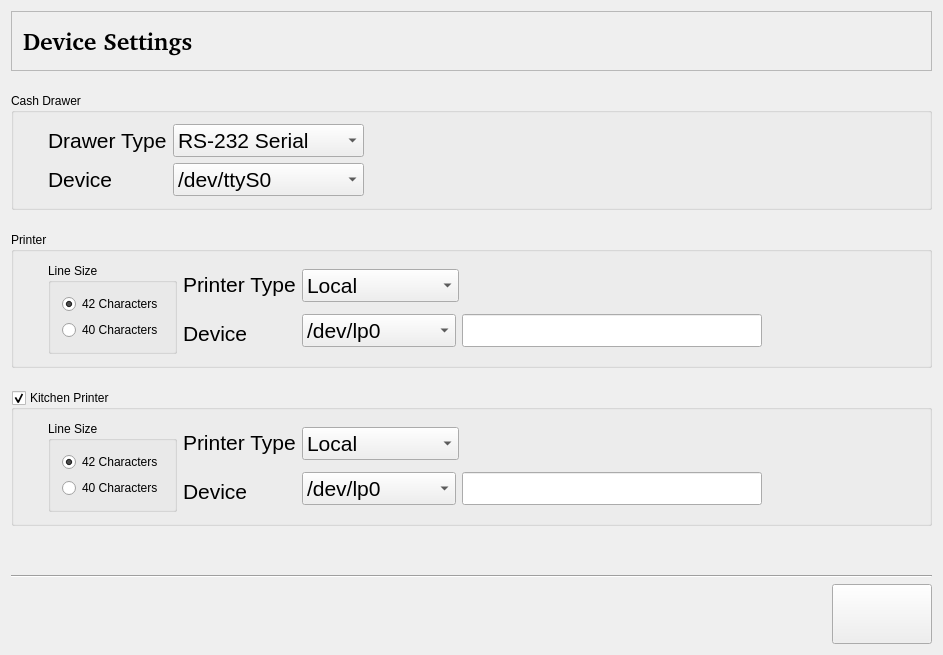
<?xml version="1.0" encoding="UTF-8"?>
<ui version="4.0">
 <class>DeviceConfigWidgetBase</class>
 <widget class="QWidget" name="DeviceConfigWidgetBase">
  <property name="geometry">
   <rect>
    <x>0</x>
    <y>0</y>
    <width>943</width>
    <height>655</height>
   </rect>
  </property>
  <property name="windowTitle">
   <string>Form1</string>
  </property>
  <layout class="QVBoxLayout">
   <item>
    <widget class="QFrame" name="Frame3">
     <property name="minimumSize">
      <size>
       <width>0</width>
       <height>60</height>
      </size>
     </property>
     <property name="maximumSize">
      <size>
       <width>32567</width>
       <height>60</height>
      </size>
     </property>
     <property name="frameShape">
      <enum>QFrame::StyledPanel</enum>
     </property>
     <property name="frameShadow">
      <enum>QFrame::Raised</enum>
     </property>
     <property name="lineWidth">
      <number>2</number>
     </property>
     <layout class="QHBoxLayout">
      <property name="spacing">
       <number>6</number>
      </property>
      <property name="leftMargin">
       <number>11</number>
      </property>
      <property name="topMargin">
       <number>11</number>
      </property>
      <property name="rightMargin">
       <number>11</number>
      </property>
      <property name="bottomMargin">
       <number>11</number>
      </property>
      <item>
       <widget class="QLabel" name="title">
        <property name="font">
         <font>
          <family>Nimbus Sans l [Urw]</family>
          <pointsize>18</pointsize>
          <weight>75</weight>
          <bold>true</bold>
         </font>
        </property>
        <property name="text">
         <string>Device Settings</string>
        </property>
        <property name="wordWrap">
         <bool>false</bool>
        </property>
       </widget>
      </item>
      <item>
       <spacer name="Spacer3">
        <property name="orientation">
         <enum>Qt::Horizontal</enum>
        </property>
        <property name="sizeType">
         <enum>QSizePolicy::Expanding</enum>
        </property>
        <property name="sizeHint" stdset="0">
         <size>
          <width>181</width>
          <height>0</height>
         </size>
        </property>
       </spacer>
      </item>
     </layout>
    </widget>
   </item>
   <item>
    <spacer name="spacer106_2">
     <property name="orientation">
      <enum>Qt::Vertical</enum>
     </property>
     <property name="sizeType">
      <enum>QSizePolicy::Fixed</enum>
     </property>
     <property name="sizeHint" stdset="0">
      <size>
       <width>20</width>
       <height>16</height>
      </size>
     </property>
    </spacer>
   </item>
   <item>
    <layout class="QVBoxLayout">
     <item>
      <widget class="QGroupBox" name="cashbox_groupbox">
       <property name="title">
        <string>Cash Drawer</string>
       </property>
       <layout class="QHBoxLayout">
        <item>
         <spacer name="spacer10">
          <property name="orientation">
           <enum>Qt::Horizontal</enum>
          </property>
          <property name="sizeType">
           <enum>QSizePolicy::Fixed</enum>
          </property>
          <property name="sizeHint" stdset="0">
           <size>
            <width>10</width>
            <height>20</height>
           </size>
          </property>
         </spacer>
        </item>
        <item>
         <widget class="QLabel" name="cashbox_icon">
          <property name="sizePolicy">
           <sizepolicy hsizetype="Minimum" vsizetype="Preferred">
            <horstretch>0</horstretch>
            <verstretch>0</verstretch>
           </sizepolicy>
          </property>
          <property name="text">
           <string/>
          </property>
          <property name="pixmap">
           <pixmap>image0</pixmap>
          </property>
          <property name="wordWrap">
           <bool>false</bool>
          </property>
         </widget>
        </item>
        <item>
         <layout class="QVBoxLayout">
          <item>
           <widget class="QLabel" name="textLabel2">
            <property name="font">
             <font>
              <pointsize>16</pointsize>
             </font>
            </property>
            <property name="text">
             <string>Drawer Type</string>
            </property>
            <property name="wordWrap">
             <bool>false</bool>
            </property>
           </widget>
          </item>
          <item>
           <widget class="QLabel" name="textLabel2_2">
            <property name="font">
             <font>
              <pointsize>16</pointsize>
             </font>
            </property>
            <property name="text">
             <string>Device</string>
            </property>
            <property name="wordWrap">
             <bool>false</bool>
            </property>
           </widget>
          </item>
         </layout>
        </item>
        <item>
         <layout class="QVBoxLayout">
          <item>
           <widget class="QComboBox" name="cashbox_type_combobox">
            <property name="font">
             <font>
              <pointsize>16</pointsize>
             </font>
            </property>
            <item>
             <property name="text">
              <string>RS-232 Serial</string>
             </property>
            </item>
            <item>
             <property name="text">
              <string>ESC/POS Printer</string>
             </property>
            </item>
           </widget>
          </item>
          <item>
           <widget class="QComboBox" name="cashbox_device_combobox">
            <property name="font">
             <font>
              <pointsize>16</pointsize>
             </font>
            </property>
            <item>
             <property name="text">
              <string>/dev/ttyS0</string>
             </property>
            </item>
            <item>
             <property name="text">
              <string>/dev/ttyS1</string>
             </property>
            </item>
            <item>
             <property name="text">
              <string>/dev/ttyS2</string>
             </property>
            </item>
            <item>
             <property name="text">
              <string>/dev/ttyS3</string>
             </property>
            </item>
            <item>
             <property name="text">
              <string>/dev/lp0</string>
             </property>
            </item>
            <item>
             <property name="text">
              <string>/dev/lp1</string>
             </property>
            </item>
            <item>
             <property name="text">
              <string>/dev/ttyUSB0</string>
             </property>
            </item>
            <item>
             <property name="text">
              <string>/dev/ttyUSB1</string>
             </property>
            </item>
            <item>
             <property name="text">
              <string>/dev/ttyUSB2</string>
             </property>
            </item>
            <item>
             <property name="text">
              <string>/dev/ttyUSB3</string>
             </property>
            </item>
           </widget>
          </item>
         </layout>
        </item>
        <item>
         <spacer name="spacer9">
          <property name="orientation">
           <enum>Qt::Horizontal</enum>
          </property>
          <property name="sizeType">
           <enum>QSizePolicy::Expanding</enum>
          </property>
          <property name="sizeHint" stdset="0">
           <size>
            <width>101</width>
            <height>20</height>
           </size>
          </property>
         </spacer>
        </item>
       </layout>
      </widget>
     </item>
     <item>
      <spacer name="spacer106_2_2">
       <property name="orientation">
        <enum>Qt::Vertical</enum>
       </property>
       <property name="sizeType">
        <enum>QSizePolicy::Fixed</enum>
       </property>
       <property name="sizeHint" stdset="0">
        <size>
         <width>20</width>
         <height>16</height>
        </size>
       </property>
      </spacer>
     </item>
     <item>
      <widget class="QGroupBox" name="printer_groupbox">
       <property name="title">
        <string>Printer</string>
       </property>
       <layout class="QHBoxLayout">
        <item>
         <spacer name="spacer10_2">
          <property name="orientation">
           <enum>Qt::Horizontal</enum>
          </property>
          <property name="sizeType">
           <enum>QSizePolicy::Fixed</enum>
          </property>
          <property name="sizeHint" stdset="0">
           <size>
            <width>10</width>
            <height>20</height>
           </size>
          </property>
         </spacer>
        </item>
        <item>
         <widget class="QLabel" name="printer_icon">
          <property name="text">
           <string/>
          </property>
          <property name="pixmap">
           <pixmap>image1</pixmap>
          </property>
          <property name="wordWrap">
           <bool>false</bool>
          </property>
         </widget>
        </item>
        <item>
         <widget class="QGroupBox" name="printer_chars_groupbox">
          <property name="title">
           <string>Line Size</string>
          </property>
          <property name="exclusive" stdset="0">
           <bool>true</bool>
          </property>
          <layout class="QVBoxLayout">
           <item>
            <widget class="QRadioButton" name="printer_length_42_radiobutton">
             <property name="text">
              <string>42 Characters</string>
             </property>
             <property name="checked">
              <bool>true</bool>
             </property>
            </widget>
           </item>
           <item>
            <widget class="QRadioButton" name="printer_length_40_radiobutton">
             <property name="text">
              <string>40 Characters</string>
             </property>
            </widget>
           </item>
          </layout>
         </widget>
        </item>
        <item>
         <layout class="QVBoxLayout">
          <item>
           <widget class="QLabel" name="textLabel2_3">
            <property name="font">
             <font>
              <pointsize>16</pointsize>
             </font>
            </property>
            <property name="text">
             <string>Printer Type</string>
            </property>
            <property name="wordWrap">
             <bool>false</bool>
            </property>
           </widget>
          </item>
          <item>
           <widget class="QLabel" name="textLabel2_2_2">
            <property name="font">
             <font>
              <pointsize>16</pointsize>
             </font>
            </property>
            <property name="text">
             <string>Device</string>
            </property>
            <property name="wordWrap">
             <bool>false</bool>
            </property>
           </widget>
          </item>
         </layout>
        </item>
        <item>
         <layout class="QVBoxLayout">
          <item>
           <layout class="QHBoxLayout">
            <item>
             <widget class="QComboBox" name="printer_type_combobox">
              <property name="font">
               <font>
                <pointsize>16</pointsize>
               </font>
              </property>
              <item>
               <property name="text">
                <string>Local</string>
               </property>
              </item>
              <item>
               <property name="text">
                <string>Remote (IPP)</string>
               </property>
              </item>
             </widget>
            </item>
            <item>
             <spacer name="spacer15">
              <property name="orientation">
               <enum>Qt::Horizontal</enum>
              </property>
              <property name="sizeType">
               <enum>QSizePolicy::Expanding</enum>
              </property>
              <property name="sizeHint" stdset="0">
               <size>
                <width>271</width>
                <height>20</height>
               </size>
              </property>
             </spacer>
            </item>
           </layout>
          </item>
          <item>
           <layout class="QHBoxLayout">
            <item>
             <widget class="QComboBox" name="printer_device_combobox">
              <property name="maximumSize">
               <size>
                <width>250</width>
                <height>32767</height>
               </size>
              </property>
              <property name="font">
               <font>
                <pointsize>16</pointsize>
               </font>
              </property>
              <property name="editable">
               <bool>false</bool>
              </property>
              <item>
               <property name="text">
                <string>/dev/lp0</string>
               </property>
              </item>
              <item>
               <property name="text">
                <string>/dev/lp1</string>
               </property>
              </item>
              <item>
               <property name="text">
                <string>/dev/ttyS0</string>
               </property>
              </item>
              <item>
               <property name="text">
                <string>/dev/ttyS1</string>
               </property>
              </item>
              <item>
               <property name="text">
                <string>/dev/ttyS2</string>
               </property>
              </item>
              <item>
               <property name="text">
                <string>/dev/ttyS3</string>
               </property>
              </item>
              <item>
               <property name="text">
                <string>/dev/ttyUSB0</string>
               </property>
              </item>
              <item>
               <property name="text">
                <string>/dev/ttyUSB1</string>
               </property>
              </item>
              <item>
               <property name="text">
                <string>/dev/ttyUSB2</string>
               </property>
              </item>
              <item>
               <property name="text">
                <string>/dev/ttyUSB3</string>
               </property>
              </item>
             </widget>
            </item>
            <item>
             <widget class="QLineEdit" name="printer_lineedit">
              <property name="minimumSize">
               <size>
                <width>300</width>
                <height>0</height>
               </size>
              </property>
              <property name="font">
               <font>
                <pointsize>16</pointsize>
               </font>
              </property>
             </widget>
            </item>
            <item>
             <spacer name="spacer9_2_2">
              <property name="orientation">
               <enum>Qt::Horizontal</enum>
              </property>
              <property name="sizeType">
               <enum>QSizePolicy::Expanding</enum>
              </property>
              <property name="sizeHint" stdset="0">
               <size>
                <width>1</width>
                <height>20</height>
               </size>
              </property>
             </spacer>
            </item>
           </layout>
          </item>
         </layout>
        </item>
        <item>
         <spacer name="spacer9_2">
          <property name="orientation">
           <enum>Qt::Horizontal</enum>
          </property>
          <property name="sizeType">
           <enum>QSizePolicy::Expanding</enum>
          </property>
          <property name="sizeHint" stdset="0">
           <size>
            <width>16</width>
            <height>20</height>
           </size>
          </property>
         </spacer>
        </item>
       </layout>
      </widget>
     </item>
     <item>
      <spacer name="spacer106_2_3">
       <property name="orientation">
        <enum>Qt::Vertical</enum>
       </property>
       <property name="sizeType">
        <enum>QSizePolicy::Fixed</enum>
       </property>
       <property name="sizeHint" stdset="0">
        <size>
         <width>20</width>
         <height>16</height>
        </size>
       </property>
      </spacer>
     </item>
     <item>
      <widget class="QGroupBox" name="kitchen_groupbox">
       <property name="title">
        <string>Kitchen Printer</string>
       </property>
       <property name="checkable">
        <bool>true</bool>
       </property>
       <layout class="QHBoxLayout">
        <item>
         <spacer name="spacer10_2_2">
          <property name="orientation">
           <enum>Qt::Horizontal</enum>
          </property>
          <property name="sizeType">
           <enum>QSizePolicy::Fixed</enum>
          </property>
          <property name="sizeHint" stdset="0">
           <size>
            <width>10</width>
            <height>20</height>
           </size>
          </property>
         </spacer>
        </item>
        <item>
         <widget class="QLabel" name="kitchen_icon">
          <property name="text">
           <string/>
          </property>
          <property name="pixmap">
           <pixmap>image1</pixmap>
          </property>
          <property name="wordWrap">
           <bool>false</bool>
          </property>
         </widget>
        </item>
        <item>
         <widget class="QGroupBox" name="kitchen_chars_groupbox">
          <property name="title">
           <string>Line Size</string>
          </property>
          <property name="exclusive" stdset="0">
           <bool>true</bool>
          </property>
          <layout class="QVBoxLayout">
           <item>
            <widget class="QRadioButton" name="kitchen_length_42_radiobutton">
             <property name="text">
              <string>42 Characters</string>
             </property>
             <property name="checked">
              <bool>true</bool>
             </property>
            </widget>
           </item>
           <item>
            <widget class="QRadioButton" name="kitchen_length_40_radiobutton">
             <property name="text">
              <string>40 Characters</string>
             </property>
            </widget>
           </item>
          </layout>
         </widget>
        </item>
        <item>
         <layout class="QVBoxLayout">
          <item>
           <widget class="QLabel" name="textLabel2_3_2">
            <property name="font">
             <font>
              <pointsize>16</pointsize>
             </font>
            </property>
            <property name="text">
             <string>Printer Type</string>
            </property>
            <property name="wordWrap">
             <bool>false</bool>
            </property>
           </widget>
          </item>
          <item>
           <widget class="QLabel" name="textLabel2_2_2_2">
            <property name="font">
             <font>
              <pointsize>16</pointsize>
             </font>
            </property>
            <property name="text">
             <string>Device</string>
            </property>
            <property name="wordWrap">
             <bool>false</bool>
            </property>
           </widget>
          </item>
         </layout>
        </item>
        <item>
         <layout class="QVBoxLayout">
          <item>
           <layout class="QHBoxLayout">
            <item>
             <widget class="QComboBox" name="kitchen_type_combobox">
              <property name="font">
               <font>
                <pointsize>16</pointsize>
               </font>
              </property>
              <item>
               <property name="text">
                <string>Local</string>
               </property>
              </item>
              <item>
               <property name="text">
                <string>Remote (IPP)</string>
               </property>
              </item>
             </widget>
            </item>
            <item>
             <spacer name="spacer16">
              <property name="orientation">
               <enum>Qt::Horizontal</enum>
              </property>
              <property name="sizeType">
               <enum>QSizePolicy::Expanding</enum>
              </property>
              <property name="sizeHint" stdset="0">
               <size>
                <width>261</width>
                <height>20</height>
               </size>
              </property>
             </spacer>
            </item>
           </layout>
          </item>
          <item>
           <layout class="QHBoxLayout">
            <item>
             <widget class="QComboBox" name="kitchen_device_combobox">
              <property name="maximumSize">
               <size>
                <width>250</width>
                <height>32767</height>
               </size>
              </property>
              <property name="font">
               <font>
                <pointsize>16</pointsize>
               </font>
              </property>
              <property name="editable">
               <bool>false</bool>
              </property>
              <item>
               <property name="text">
                <string>/dev/lp0</string>
               </property>
              </item>
              <item>
               <property name="text">
                <string>/dev/lp1</string>
               </property>
              </item>
              <item>
               <property name="text">
                <string>/dev/ttyS0</string>
               </property>
              </item>
              <item>
               <property name="text">
                <string>/dev/ttyS1</string>
               </property>
              </item>
              <item>
               <property name="text">
                <string>/dev/ttyS2</string>
               </property>
              </item>
              <item>
               <property name="text">
                <string>/dev/ttyS3</string>
               </property>
              </item>
              <item>
               <property name="text">
                <string>/dev/ttyUSB0</string>
               </property>
              </item>
              <item>
               <property name="text">
                <string>/dev/ttyUSB1</string>
               </property>
              </item>
              <item>
               <property name="text">
                <string>/dev/ttyUSB2</string>
               </property>
              </item>
              <item>
               <property name="text">
                <string>/dev/ttyUSB3</string>
               </property>
              </item>
             </widget>
            </item>
            <item>
             <widget class="QLineEdit" name="kitchen_lineedit">
              <property name="minimumSize">
               <size>
                <width>300</width>
                <height>0</height>
               </size>
              </property>
              <property name="font">
               <font>
                <pointsize>16</pointsize>
               </font>
              </property>
             </widget>
            </item>
            <item>
             <spacer name="spacer9_2_2_2">
              <property name="orientation">
               <enum>Qt::Horizontal</enum>
              </property>
              <property name="sizeType">
               <enum>QSizePolicy::Expanding</enum>
              </property>
              <property name="sizeHint" stdset="0">
               <size>
                <width>28</width>
                <height>20</height>
               </size>
              </property>
             </spacer>
            </item>
           </layout>
          </item>
         </layout>
        </item>
        <item>
         <spacer name="spacer9_3">
          <property name="orientation">
           <enum>Qt::Horizontal</enum>
          </property>
          <property name="sizeType">
           <enum>QSizePolicy::Expanding</enum>
          </property>
          <property name="sizeHint" stdset="0">
           <size>
            <width>16</width>
            <height>20</height>
           </size>
          </property>
         </spacer>
        </item>
       </layout>
      </widget>
     </item>
    </layout>
   </item>
   <item>
    <spacer name="spacer106">
     <property name="orientation">
      <enum>Qt::Vertical</enum>
     </property>
     <property name="sizeType">
      <enum>QSizePolicy::Expanding</enum>
     </property>
     <property name="sizeHint" stdset="0">
      <size>
       <width>20</width>
       <height>20</height>
      </size>
     </property>
    </spacer>
   </item>
   <item>
    <widget class="Line" name="line8">
     <property name="frameShape">
      <enum>QFrame::HLine</enum>
     </property>
     <property name="frameShadow">
      <enum>QFrame::Sunken</enum>
     </property>
    </widget>
   </item>
   <item>
    <layout class="QHBoxLayout">
     <item>
      <spacer name="spacer103">
       <property name="orientation">
        <enum>Qt::Horizontal</enum>
       </property>
       <property name="sizeType">
        <enum>QSizePolicy::Expanding</enum>
       </property>
       <property name="sizeHint" stdset="0">
        <size>
         <width>511</width>
         <height>20</height>
        </size>
       </property>
      </spacer>
     </item>
     <item>
      <widget class="QPushButton" name="ok_button">
       <property name="enabled">
        <bool>true</bool>
       </property>
       <property name="minimumSize">
        <size>
         <width>100</width>
         <height>60</height>
        </size>
       </property>
       <property name="text">
        <string/>
       </property>
      </widget>
     </item>
    </layout>
   </item>
  </layout>
 </widget>
 <layoutdefault spacing="6" margin="11"/>
 <resources/>
 <connections/>
</ui>
